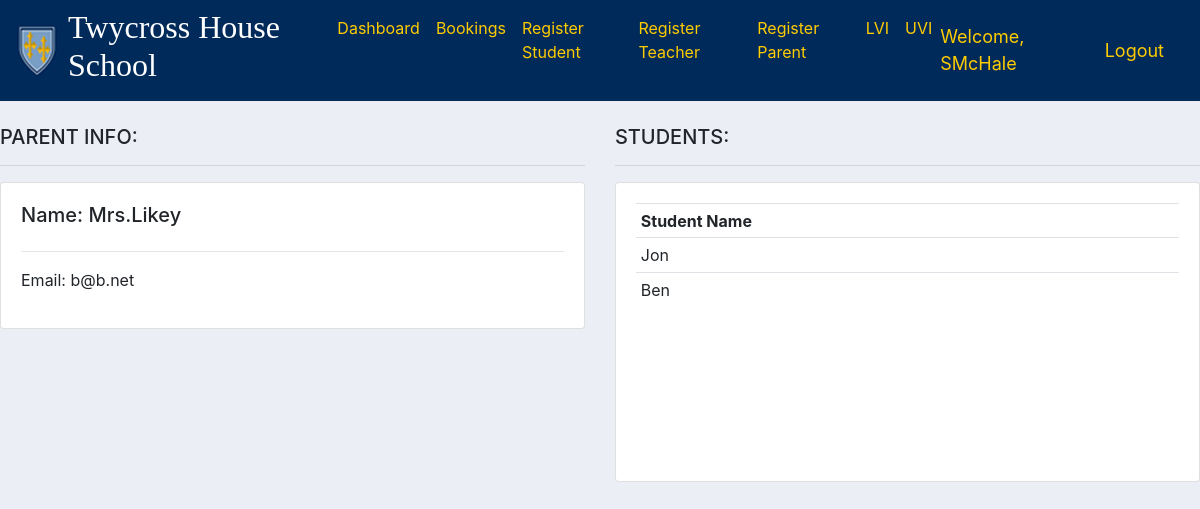
Screenshot of /parent/5/ (signed in) with the database file from the repository.
### main/models.py (models this page shows, shortened)
class Parent(models.Model):
    user = models.OneToOneField(User, null=True, on_delete=models.CASCADE)
    name = models.CharField(max_length=200, null=True)
    email = models.CharField(max_length=200, null=True)
    students = models.ManyToManyField(Student)

class Student(models.Model):
    YEAR_GROUP = (
        ('LVI', 'LVI'),
        ('UVI', 'UVI'),
    )
    user = models.OneToOneField(User, null=True, on_delete=models.CASCADE)
    name = models.CharField(max_length=200, null=True)
    email = models.CharField(max_length=200, null=True)
    year_group = models.CharField(max_length=200, null=True, choices=YEAR_GROUP)
    teachers = models.ManyToManyField(Teacher)
    subjects = models.ManyToManyField(Subject)

### users/decorators.py (the view)
        def wrapper_func(request, *args, **kwargs):
            group = None
            if request.user.groups.exists():
                group = request.user.groups.all()[0].name
            if group in allowed_roles:
                return view_func(request, *args, **kwargs)
            elif group == "teacher":
                return redirect('userTeacherBookings')
            elif group == "student":
                return redirect('userStudentBookings')
            elif group == "admin":
                return redirect('dashboard')
            elif group == "parent":
                return redirect('userParent')

### main/views.py (called while the page is built)
@login_required(login_url='login')
@allowed_users(allowed_roles=['admin'])
def parent(request, pk):
    parent = Parent.objects.get(id=pk)
    students = parent.students.all()
    context = {'parent':parent, 'students':students}
    return render(request, 'main/parent.html', context)

### main/templates/main/parent.html
{% extends 'main/main.html' %}
{% block content %}
<br>
<div class="row">
	<div class="col-md">
		<h5>PARENT INFO:</h5>
        <hr>
		<div class="card card-body">
			<h5>Name: {{parent.name}}</h5>
			<hr>
            <p>Email: {{parent.email}}</p>
		</div>
	</div>
    <div class="col-md">
		<h5>STUDENTS:</h5>
        <hr>
        <div class="card card-body" style="height: 300px; overflow-y: auto;">
            <table class="table table-sm">
                <tr>
                    <th>Student Name</th>
                </tr>
                {% for student in students %}
                    <tr>
                        <td>{{student.name}}</td>
                    </tr>
                {% endfor %}
            </table>
        </div>
	</div>
</div>
{% endblock %}

### main/templates/main/navbar.html (shortened to what this page needs)
{% load static %}
<nav class="navbar navbar-expand-lg navbar-light" style="background-color: #002A5A;" id="na">
    <a href="{% url 'home' %}"><img src="{% static 'images/logo.png' %}"></a>
    <div class="collapse navbar-collapse" id="navbarNav">
      <ul class="navbar-nav">
        <li class="nav-item active">
          <h2 style="color: #ffffff; margin-left: 10px; margin-right: 10px; font-family: 'Iowan Old Style', serif;">Twycross House School</h2>
        </li>
        {% if request.user.is_staff %}
        <li class="nav-item active">
          <a class="nav-link" href="{% url 'dashboard' %}" style="color: #ffcc00;">Dashboard</a>
        </li>
        <li class="nav-item">
          <a class="nav-link" href="{% url 'bookings' %}" style="color: #ffcc00;">Bookings</a>
        </li>
        <li class="nav-item">
          <a class="nav-link" href="{% url 'registerStudent' %}" style="color: #ffcc00;">Register Student</a>
        </li>
        <li class="nav-item">
          <a class="nav-link" href="{% url 'registerTeacher' %}" style="color: #ffcc00;">Register Teacher</a>
        </li>
        <li class="nav-item">
          <a class="nav-link" href="{% url 'registerParent' %}" style="color: #ffcc00;">Register Parent</a>
        </li>
        <li class="nav-item">
          <a class="nav-link" href="{% url 'sheetLVI' %}" style="color: #ffcc00;">LVI</a>
        </li>
        <li class="nav-item">
          <a class="nav-link" href="{% url 'sheetUVI' %}" style="color: #ffcc00;">UVI</a>
        </li>
        {% elif request.user.groups.all.0.name == "parent" %}
        <li class="nav-item">
          <a class="nav-link" href="{% url 'userParent' %}" style="color: #ffcc00;">Profile</a>
        </li>
        {% else %}
        <li class="nav-item">
          <a class="nav-link" href="{% url 'login' %}" style="color: #ffcc00;">Login</a>
        </li>
        {% endif %}
      </ul>
    </div>
{% if request.user.is_staff or request.user.groups.all.0.name == "teacher" or request.user.groups.all.0.name == "student" or request.user.groups.all.0.name == "parent" %}
<span class="hello-msg">Welcome, {{request.user}}</span>
<span><a class="hello-msg" href="{% url 'logout' %}">Logout</a></span>
{% endif %}
</nav>

### static/css/main.css (style rules this page uses)
body { background-color: #ebeff5; }

### main/templates/main/navbar.html (style rules this page uses)
.hello-msg { font-size: 18px; color: #ffcc00; margin-right: 20px; }
#na { z-index:2; }

### rows the page displays
Parent: name "Mrs.Likey", email "b@b.net"
Student: name "Jon"
Student: name "Ben"

### other values shown
{{ request.user }} "SMcHale"
